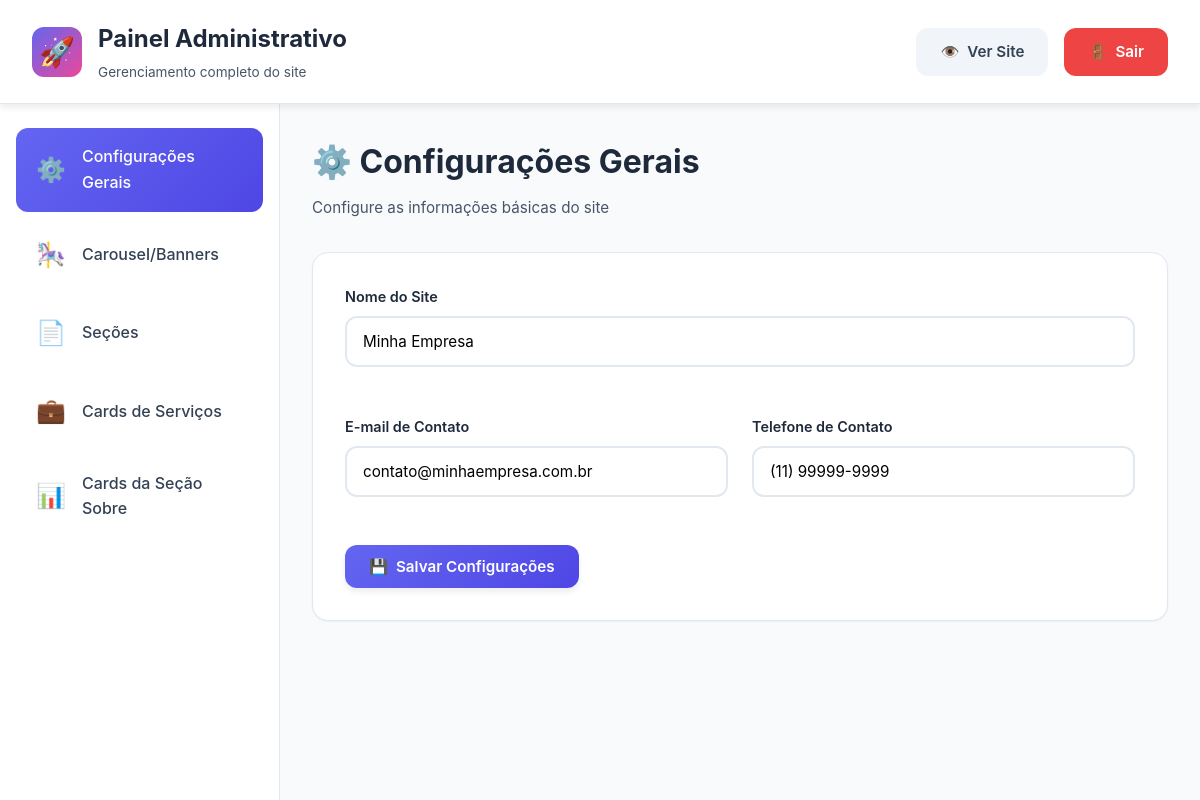
The app's page /admin.php (signed in), older data.
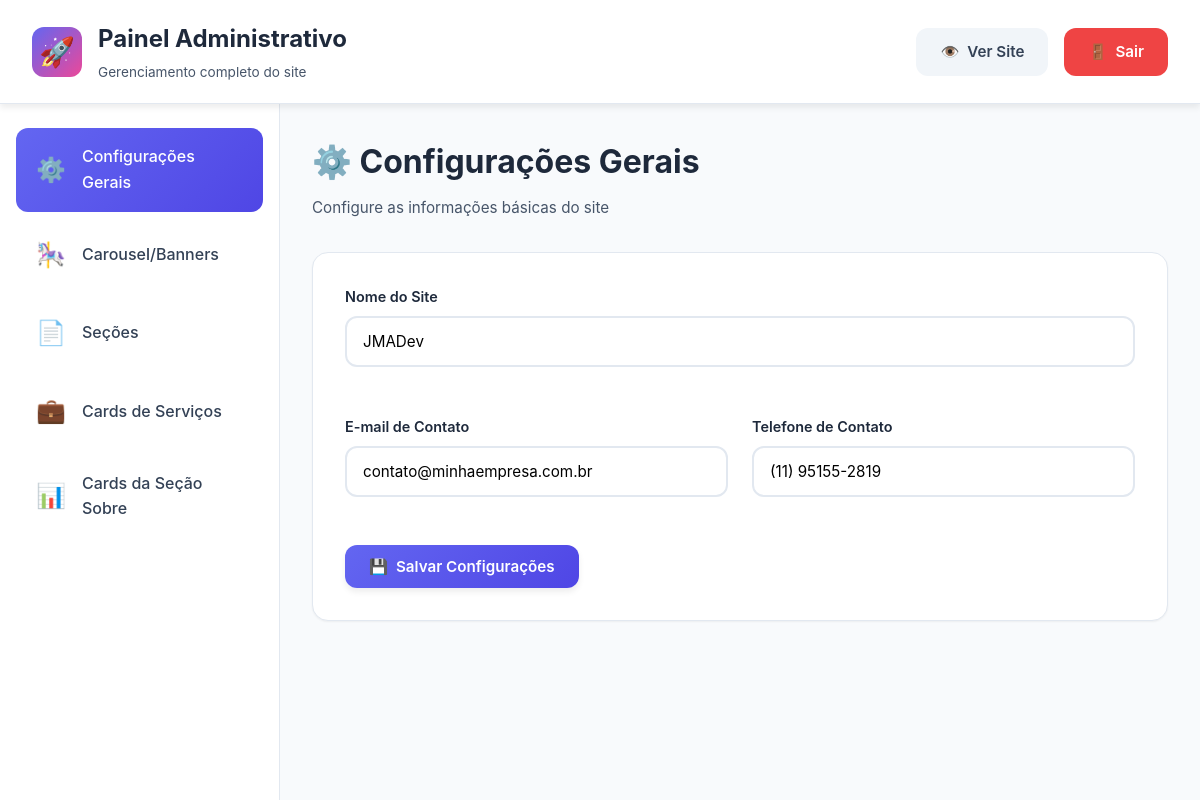
The same page, newer data.
### tables this page shows
CREATE TABLE site_config (
        id INTEGER PRIMARY KEY,
        site_title TEXT,
        contato_email TEXT,
        contato_telefone TEXT
    , service_cards TEXT, about_stats TEXT);

### admin.php (the view, shortened to what this page needs)
<?php
require_once 'config.php';
?>
<?php
$config = $db->query("SELECT * FROM site_config WHERE id = 1")->fetch(PDO::FETCH_ASSOC);
?>
<!DOCTYPE html>
<html lang="pt-BR">
<head>
    <link rel="stylesheet" href="admin-style.css">
</head>
<body>
    <div class="admin-header">
        <div class="container">
            <div class="header-content">
                <div class="header-left">
                    <div class="admin-logo">🚀</div>
                    <div>
                        <h1>Painel Administrativo</h1>
                        <p class="header-subtitle">Gerenciamento completo do site</p>
                    </div>
                </div>
                <div class="admin-nav">
                    <a href="index.php" target="_blank" class="btn btn-secondary">
                        <span>👁️</span> Ver Site
                    </a>
                    <a href="?logout" class="btn btn-danger">
                        <span>🚪</span> Sair
                    </a>
                </div>
            </div>
        </div>
    </div>
    <div class="admin-layout">
        <aside class="admin-sidebar">
            <nav class="sidebar-nav">
                <a href="#config" class="nav-item active" data-section="config">
                    <span class="nav-icon">⚙️</span>
                    <span>Configurações Gerais</span>
                </a>
                <a href="#carousel" class="nav-item" data-section="carousel">
                    <span class="nav-icon">🎠</span>
                    <span>Carousel/Banners</span>
                </a>
                <a href="#sections" class="nav-item" data-section="sections">
                    <span class="nav-icon">📄</span>
                    <span>Seções</span>
                </a>
                <a href="#services" class="nav-item" data-section="services">
                    <span class="nav-icon">💼</span>
                    <span>Cards de Serviços</span>
                </a>
                <a href="#stats" class="nav-item" data-section="stats">
                    <span class="nav-icon">📊</span>
                    <span>Cards da Seção Sobre</span>
                </a>
            </nav>
        </aside>
        <main class="admin-main">
            <div class="admin-container">
                <section id="config" class="admin-section active">
                    <div class="section-header">
                        <div>
                            <h2>⚙️ Configurações Gerais</h2>
                            <p class="section-description">Configure as informações básicas do site</p>
                        </div>
                    </div>
                    <div class="card">
                        <form method="POST" class="admin-form">
                            <div class="form-row">
                                <div class="form-group">
                                    <label>Nome do Site</label>
                                    <input type="text" name="site_title" value="<?= htmlspecialchars($config['site_title']) ?>" required>
                                </div>
                            </div>
                            <div class="form-row">
                                <div class="form-group">
                                    <label>E-mail de Contato</label>
                                    <input type="email" name="contato_email" value="<?= htmlspecialchars($config['contato_email']) ?>">
                                </div>
                                <div class="form-group">
                                    <label>Telefone de Contato</label>
                                    <input type="text" name="contato_telefone" value="<?= htmlspecialchars($config['contato_telefone']) ?>">
                                </div>
                            </div>
                            <button type="submit" name="update_config" class="btn btn-primary">
                                <span>💾</span> Salvar Configurações
                            </button>
                        </form>
                    </div>
                </section>
            </div>
        </main>
    </div>
</body>
</html>

### admin-style.css (style rules this page uses)
:root { --primary: #6366f1; --primary-dark: #4f46e5; --primary-light: #818cf8; --secondary: #ec4899; --success: #10b981; --danger: #ef4444; --warning: #f59e0b; --dark: #1e293b; --gray-50: #f8fafc; --gray-100: #f1f5f9; --gray-200: #e2e8f0; --gray-300: #cbd5e1; --gray-600: #475569; --gray-700: #334155; --shadow-sm: 0 1px 2px rgba(0, 0, 0, 0.05); --shadow: 0 4px 6px rgba(0, 0, 0, 0.07); --shadow-md: 0 6px 15px rgba(0, 0, 0, 0.1); --shadow-lg: 0 10px 25px rgba(0, 0, 0, 0.15); --shadow-xl: 0 20px 40px rgba(0, 0, 0, 0.2); --radius: 12px; --radius-sm: 8px; --radius-lg: 16px; }
* { margin: 0; padding: 0; box-sizing: border-box; }
body { font-family: 'Inter', -apple-system, BlinkMacSystemFont, 'Segoe UI', sans-serif; background: var(--gray-50); color: var(--dark); line-height: 1.6; }
.admin-header { background: white; box-shadow: var(--shadow); position: sticky; top: 0; z-index: 100; border-bottom: 1px solid var(--gray-200); }
.admin-header .container { max-width: 100%; padding: 0 2rem; }
.header-content { display: flex; justify-content: space-between; align-items: center; padding: 1.25rem 0; }
.header-left { display: flex; align-items: center; gap: 1rem; }
.admin-logo { width: 50px; height: 50px; background: linear-gradient(135deg, var(--primary), var(--secondary)); border-radius: var(--radius); display: flex; align-items: center; justify-content: center; font-size: 1.8rem; }
.admin-header h1 { font-size: 1.5rem; font-weight: 700; color: var(--dark); margin-bottom: 0.2rem; }
.header-subtitle { font-size: 0.85rem; color: var(--gray-600); }
.admin-nav { display: flex; gap: 1rem; }
.admin-layout { display: flex; min-height: calc(100vh - 100px); }
.admin-sidebar { width: 280px; background: white; border-right: 1px solid var(--gray-200); position: sticky; top: 100px; height: calc(100vh - 100px); overflow-y: auto; }
.sidebar-nav { padding: 1.5rem 1rem; }
.nav-item { display: flex; align-items: center; gap: 1rem; padding: 1rem 1.25rem; color: var(--gray-700); text-decoration: none; border-radius: var(--radius); margin-bottom: 0.5rem; transition: all 0.3s ease; font-weight: 500; }
.nav-item.active { background: linear-gradient(135deg, var(--primary), var(--primary-dark)); color: white; }
.nav-icon { font-size: 1.5rem; }
.admin-main { flex: 1; padding: 2rem; overflow-y: auto; }
.admin-container { max-width: 1400px; margin: 0 auto; }
.admin-section { display: none; animation: fadeIn 0.5s ease; }
.admin-section.active { display: block; }
.section-header { display: flex; justify-content: space-between; align-items: center; margin-bottom: 2rem; }
.section-header h2 { font-size: 2rem; font-weight: 700; color: var(--dark); margin-bottom: 0.5rem; }
.section-description { color: var(--gray-600); font-size: 0.95rem; }
.card { background: white; border-radius: var(--radius-lg); padding: 2rem; box-shadow: var(--shadow-sm); border: 1px solid var(--gray-200); margin-bottom: 2rem; }
.admin-form { max-width: 100%; }
.form-row { display: grid; grid-template-columns: repeat(auto-fit, minmax(250px, 1fr)); gap: 1.5rem; margin-bottom: 1.5rem; }
.form-group { margin-bottom: 1.5rem; }
.form-group label { display: block; font-weight: 600; margin-bottom: 0.5rem; color: var(--dark); font-size: 0.9rem; }
.form-group input[type="text"], .form-group input[type="email"], .form-group input[type="number"], .form-group input[type="password"], .form-group textarea { width: 100%; padding: 0.875rem 1rem; border: 2px solid var(--gray-200); border-radius: var(--radius); font-size: 0.95rem; transition: all 0.3s ease; font-family: inherit; }
.btn { display: inline-flex; align-items: center; gap: 0.5rem; padding: 0.75rem 1.5rem; border: none; border-radius: var(--radius); font-size: 0.95rem; font-weight: 600; cursor: pointer; transition: all 0.3s ease; text-decoration: none; font-family: inherit; }
.btn-primary { background: linear-gradient(135deg, var(--primary), var(--primary-dark)); color: white; box-shadow: var(--shadow); }
.btn-secondary { background: var(--gray-100); color: var(--gray-700); }
.btn-danger { background: var(--danger); color: white; }

Row changes from the older to the newer data that the page shows:
changed site_config "contato@minhaempresa.com.br": site_title "Minha Empresa" → "JMADev"; contato_telefone "(11) 99999-9999" → "(11) 95155-2819"
